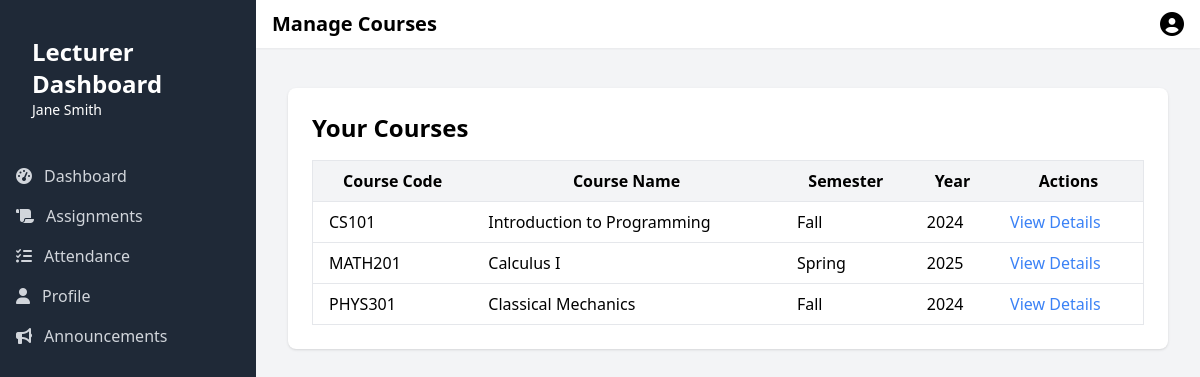
The page /courses.php (signed in) on the database its author committed.
### tables this page shows
CREATE TABLE `users` (
  `id` int(11) NOT NULL,
  `first_name` varchar(50) NOT NULL,
  `last_name` varchar(50) NOT NULL,
  `email` varchar(100) NOT NULL,
  `password` varchar(255) NOT NULL,
  `role` enum('student','lecturer','admin','worker') NOT NULL,
  `status` enum('active','inactive','suspended') DEFAULT 'active',
  `date_of_birth` date DEFAULT NULL,
  `address` text DEFAULT NULL,
  `phone` varchar(20) DEFAULT NULL,
  `major_id` int(11) DEFAULT NULL,
  `created_at` timestamp NOT NULL DEFAULT current_timestamp(),
  `updated_at` timestamp NOT NULL DEFAULT current_timestamp() ON UPDATE current_timestamp(),
  `profile_image` varchar(255) DEFAULT NULL
);

CREATE TABLE `course_offerings` (
  `id` int(11) NOT NULL,
  `course_id` int(11) DEFAULT NULL,
  `semester` enum('Fall','Spring','Summer') NOT NULL,
  `year` int(11) NOT NULL,
  `lecturer_id` int(11) DEFAULT NULL,
  `max_students` int(11) DEFAULT NULL
);

CREATE TABLE `courses` (
  `id` int(11) NOT NULL,
  `code` varchar(20) NOT NULL,
  `name` varchar(100) NOT NULL,
  `description` text DEFAULT NULL,
  `credits` int(11) NOT NULL,
  `department_id` int(11) DEFAULT NULL
);

### courses.php (the view, shortened to what this page needs)
<?php
include 'connect.php';
$email = $_SESSION['email'];
$sql = "SELECT * FROM users WHERE email=? AND role='lecturer'";
$stmt = $conn->prepare($sql);
$stmt->bind_param("s", $email);
$stmt->execute();
$result = $stmt->get_result();
$user = $result->fetch_assoc();
$lecturerId = $user['id'];
$pageTitle = "Manage Courses";
$sqlCourses = "SELECT courses.*, course_offerings.id AS offering_id, course_offerings.semester, course_offerings.year
                FROM courses
                JOIN course_offerings ON courses.id = course_offerings.course_id
                WHERE course_offerings.lecturer_id=?";
$stmt = $conn->prepare($sqlCourses);
$stmt->bind_param("i", $lecturerId);
$stmt->execute();
$coursesResult = $stmt->get_result();
?>
<div class="bg-white shadow rounded-lg p-6">
    <h2 class="text-2xl font-bold mb-4">Your Courses</h2>
    <table class="min-w-full bg-white border border-gray-200 rounded-lg">
        <thead class="bg-gray-100">
            <tr>
                <th class="py-2 px-4 border-b">Course Code</th>
                <th class="py-2 px-4 border-b">Course Name</th>
                <th class="py-2 px-4 border-b">Semester</th>
                <th class="py-2 px-4 border-b">Year</th>
                <th class="py-2 px-4 border-b">Actions</th>
            </tr>
        </thead>
        <tbody>
            <?php while ($course = $coursesResult->fetch_assoc()): ?>
            <tr>
                <td class="py-2 px-4 border-b"><?php echo htmlspecialchars($course['code']); ?></td>
                <td class="py-2 px-4 border-b"><?php echo htmlspecialchars($course['name']); ?></td>
                <td class="py-2 px-4 border-b"><?php echo htmlspecialchars($course['semester']); ?></td>
                <td class="py-2 px-4 border-b"><?php echo htmlspecialchars($course['year']); ?></td>
                <td class="py-2 px-4 border-b">
                    <a href="view_course.php?id=<?php echo $course['offering_id']; ?>" class="text-blue-500 hover:underline">View Details</a>
                </td>
            </tr>
            <?php endwhile; ?>
        </tbody>
    </table>
</div>
<?php
$content = ob_get_clean();
include 'template.php';
?>

### template.php (shortened to what this page needs)
<?php
include 'connect.php';
$email = $_SESSION['email'];
$sql = "SELECT * FROM users WHERE email=?";
$stmt = $conn->prepare($sql);
$stmt->bind_param("s", $email);
$stmt->execute();
$result = $stmt->get_result();
if ($result->num_rows > 0) {
    $user = $result->fetch_assoc();
    $firstName = htmlspecialchars($user['first_name']);
    $lastName = htmlspecialchars($user['last_name']);
    $role = htmlspecialchars($user['role']);
    $profileImage = htmlspecialchars($user['profile_image']);
} else {
    echo "User not found.";
    exit();
}
function isActivePage($pageName)
{
    return basename($_SERVER['PHP_SELF']) === $pageName ? 'bg-gray-900 text-white' : 'text-gray-300 hover:bg-gray-700 hover:text-white';
}
?>
<!DOCTYPE html>
<html lang="en">
<head>
    <script src="https://cdn.tailwindcss.com"></script>
    <link rel="stylesheet" href="https://cdnjs.cloudflare.com/ajax/libs/font-awesome/6.5.1/css/all.min.css">
</head>
<body class="bg-gray-100 h-screen flex flex-col">
    <div class="flex-1 flex overflow-hidden">
        <div id="sidebar" class="sidebar sidebar-hidden bg-gray-800 text-white w-64 py-6 flex flex-col fixed inset-0 md:relative md:translate-x-0 md:transition-transform md:flex md:flex-col md:w-64 md:py-6 z-20">
            <div class="px-4 py-3 mb-6 flex items-center justify-between md:justify-start">
                <div class="ml-4">
                    <h2 class="text-2xl font-semibold"><?php echo ucfirst($role); ?> Dashboard</h2>
                    <p class="text-sm"><?php echo htmlspecialchars($firstName . ' ' . $lastName); ?></p>
                </div>
            </div>
            <nav class="flex-1">
                <?php if ($role === 'lecturer'): ?>
                    <a href="lecturer.php" class="flex items-center px-4 py-2 <?php echo isActivePage('lecturer.php'); ?>">
                    <i class="fas fa-tachometer-alt mr-3"></i>
                    Dashboard
                    </a>
                    <a href="assignments.php" class="flex items-center px-4 py-2 <?php echo isActivePage('assignments.php'); ?>">
                        <i class="fas fa-scroll mr-3"></i>
                        Assignments
                    </a>
                    <a href="attendance.php" class="flex items-center px-4 py-2 <?php echo isActivePage('attendance.php'); ?>">
                        <i class="fas fa-tasks mr-3"></i>
                        Attendance
                    </a>
                <?php endif; ?>
                <a href="profile.php" class="flex items-center px-4 py-2 <?php echo isActivePage('profile.php'); ?>">
                    <i class="fas fa-user mr-3"></i>
                    Profile
                </a>
                <a href="announcements.php" class="flex items-center px-4 py-2 <?php echo isActivePage('announcements.php'); ?>">
                    <i class="fas fa-bullhorn mr-3"></i>
                    Announcements
                </a>
            </nav>
        </div>
        <div class="flex-1 flex flex-col overflow-hidden">
            <nav class="bg-white shadow-sm flex items-center justify-between px-4 py-2">
                <div class="flex items-center">
                    <h1 class="text-xl font-bold ml-4 md:ml-0"><?php echo $pageTitle; ?></h1>
                </div>
                <div class="flex items-center">
                    <div class="ml-3 relative">
                        <button type="button" class="flex text-sm rounded-full focus:outline-none" id="user-menu-button" aria-expanded="false" aria-haspopup="true">
                            <?php if ($profileImage): ?>
                                <img src="<?php echo $profileImage; ?>" alt="Profile Image" class="w-full h-full object-cover">
                            <?php else: ?>
                                    <i class="fas fa-user-circle text-2xl"></i>
                            <?php endif; ?>
                        </button>
                    </div>
                </div>
            </nav>
            <main class="flex-1 overflow-y-auto py-10 px-4 sm:px-6 lg:px-8">
                <div class="max-w-7xl mx-auto">
                    <?php echo $content; ?>
                </div>
            </main>
        </div>
    </div>
</body>
</html>

### template.php (style rules this page uses)
.sidebar { transition: transform 0.3s ease-in-out; }
.sidebar-hidden { transform: translateX(-100%); }

### rows shown on the page
users: role "Lecturer", first_name+last_name "Jane Smith"
course_offerings: course.code "CS101", course.name "Introduction to Programming", semester "Fall", year "2024"
course_offerings: course.code "MATH201", course.name "Calculus I", semester "Spring", year "2025"
course_offerings: course.code "PHYS301", course.name "Classical Mechanics", semester "Fall", year "2024"

### other values the page prints
$pageTitle "Manage Courses"
